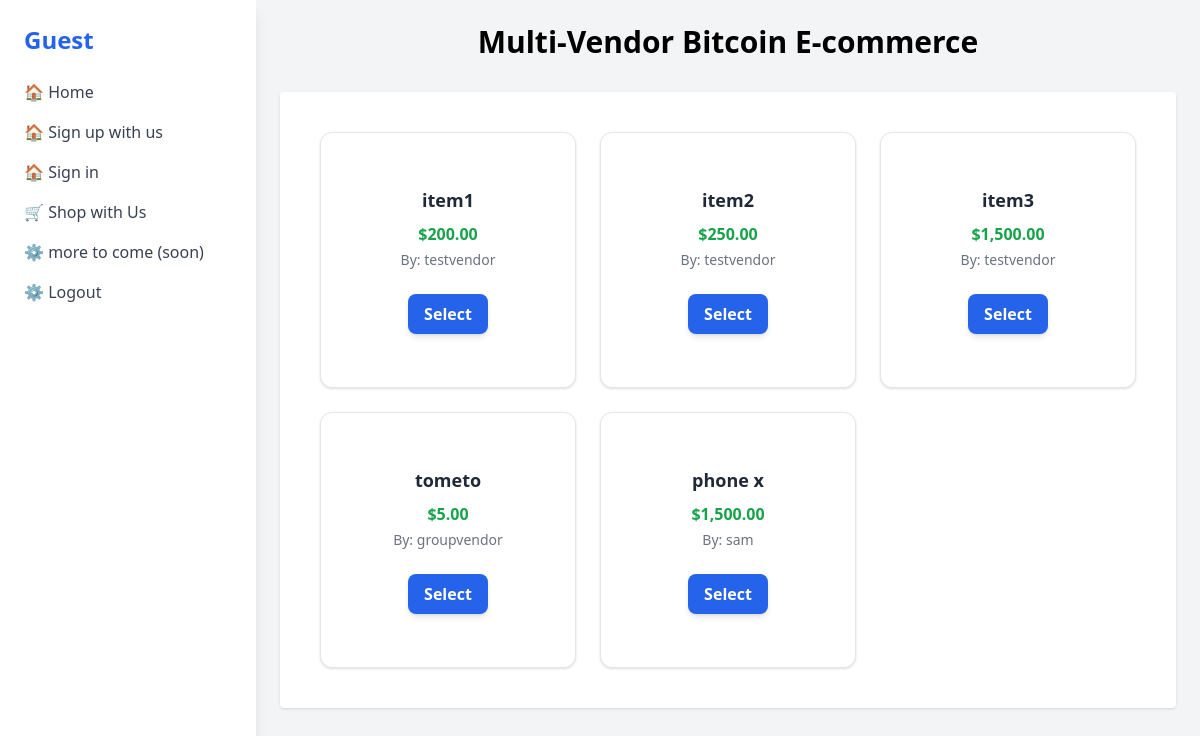
The page /shop.php on the database its author committed.
### tables this page shows
CREATE TABLE `products` (
  `id` bigint NOT NULL AUTO_INCREMENT,
  `pname` varchar(50) NOT NULL,
  `user_namel` varchar(50) NOT NULL,
  `timedofa` datetime NOT NULL DEFAULT CURRENT_TIMESTAMP ON UPDATE CURRENT_TIMESTAMP,
  `price` varchar(50) DEFAULT NULL,
  PRIMARY KEY (`id`)
);

### localconnection.php (called while the page is built, shortened)
<?php
if (isset($_SESSION['suser_name'])) {
    $suser_name = $_SESSION['suser_name'];
    $parts = explode('@', $suser_name);
    $name = $parts[0];
    $displayedname = $name;
} else {
    $displayedname = "Guest";
}
if (isset($_SESSION['utype']))
    $stype = $_SESSION['utype'];
else
    $stype = " ";

### shop.php (the view, shortened to what this page needs)
<?php
include 'config.php';
?>
<!DOCTYPE html>
<html lang="en">
<head>
  <script src="https://cdn.tailwindcss.com"></script>
</head>
<body class="bg-gray-100 min-h-screen flex">
  <?php include 'sidebar.php'; ?>
  <main class="flex-1 p-6">
    <div class="max-w-4xl mx-auto">
      <h1 class="text-3xl font-bold text-center mb-8">Multi-Vendor Bitcoin E-commerce</h1>
      <div id="dashboard" class="bg-white p-6 rounded shadow">
        <div class="grid gap-6">
          <?php
          $query = "SELECT * FROM `Hackthon-bitnob`.`products` ";
          $result = mysqli_query($link, $query);
          ?>
          <div class="grid grid-cols-1 sm:grid-cols-2 md:grid-cols-3 gap-6 p-4">
            <?php while ($row = mysqli_fetch_assoc($result)) {
              $partsvender = explode('@', $row['user_namel']);
              $namevender = $partsvender[0];
              ?>
              <div class="bg-white border border-gray-200 rounded-xl shadow p-4 flex flex-col items-center justify-center text-center aspect-square">
                <form action = "itemtobesold.php" method = "POST">
                <h2 class="text-lg font-semibold text-gray-800 mb-2"><?= htmlspecialchars($row['pname']) ?></h2>
                <p class="text-green-600 font-bold mb-1">$<?= number_format($row['price'], 2) ?></p>
                <p class="text-sm text-gray-500">By: <?= htmlspecialchars($namevender) ?></p>
                <br>
            <button type="submit" class="bg-blue-600 hover:bg-blue-700 text-white font-semibold py-2 px-4 rounded-lg shadow-md">
  Select
</button>
                </form>
              </div>
            <?php } ?>
          </div>
        </div>
      </div>
    </div>
  </main>
</body>
</html>

### sidebar.php (shortened to what this page needs)
<aside class="w-64 bg-white shadow-lg min-h-screen p-6 space-y-6">
  <h2 class="text-2xl font-bold text-blue-600"><?php echo $displayedname . "<br>" . $stype; ?></h2>
  <nav class="flex flex-col space-y-4">
    <a href="index.php" class="text-gray-700 hover:text-blue-500 font-medium">🏠 Home</a>
    <?php  if ($displayedname == "Guest"){ ?>
    <a href="register.php" class="text-gray-700 hover:text-blue-500 font-medium">🏠 Sign up with us</a>
      <a href="login.php" class="text-gray-700 hover:text-blue-500 font-medium">🏠 Sign in</a>
    <?php } ?>
      <?php if ($stype != "vendor") { ?>
    <a href="shop.php" class="text-gray-700 hover:text-blue-500 font-medium">🛒 Shop with Us</a>
      <?php } ?>
    <a href="#" class="text-gray-700 hover:text-blue-500 font-medium">⚙️ more to come (soon)</a>
    <a href="logout.php" class="text-gray-700 hover:text-blue-500 font-medium">⚙️ Logout</a>
  </nav>
</aside>

### rows shown on the page
products: pname "item1", price "200.00", user_namel "testvendor"
products: pname "item2", price "250.00", user_namel "testvendor"
products: pname "item3", price "1,500.00", user_namel "testvendor"
products: pname "tometo", price "5.00", user_namel "groupvendor"
products: pname "phone x", price "1,500.00", user_namel "sam"

### other values the page prints
$displayedname "Guest"
